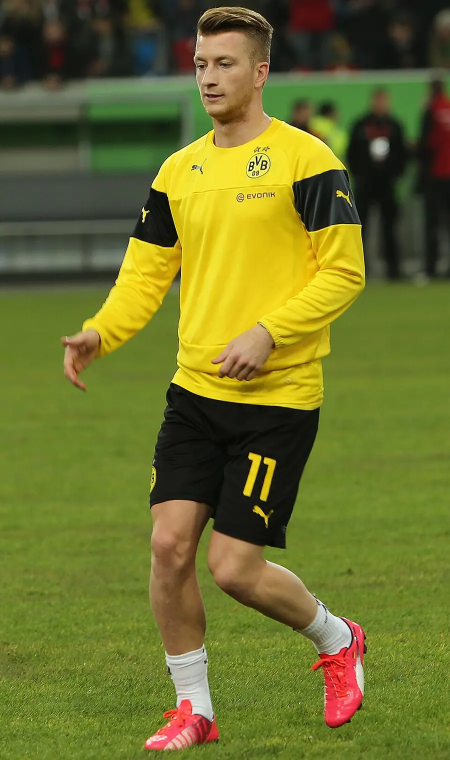
#> input picture assets/marco-reus-2015-cc-by.webp, 900 x 1520 px (shown at 1/2 size)
$ python make_loading.py
#> lines starting #> are read from the running program, lines starting #| are printed output that depends on the picture; after the words box and inside, x2 and y2 are one past the last pixel; in counts of white or black regions, pixels touching at a corner belong together
#!/usr/bin/env python3
"""Rebuild the HO-030 (r78) loading pictures from their sources.

    python3 make_loading.py            # writes LOADING_REUS_DESKTOP.webp + LOADING_REUS_PHONE.webp

Sources (all already in the repo):
  assets/marco-reus-2015-cc-by.webp                       real licensed photo (Tim Reckmann, CC BY 2.0)
  project-documents/factory/r78/HO-030/source/reus_alpha.png   cut-out matte for that photo (make_matte.py)
  visual-assets/v10_1/plates-v2/ENV_LOADING_PHONE_V2.webp  approved empty black-marble tunnel

Edits made to the photo, and nothing else: cut out from the pitch, placed at 1:1 scale (no resize, so his
face is the photo's own pixels), colour graded (deeper blacks, warmer highlights, more contrast and local
clarity, a faint gold edge light), with a dark vignette into the marble at the frame bottom. No face or kit changes, no redraw.
The right half of the desktop picture is a black-and-gold marble slab drawn by this script (seeded, so the
output is the same every run). Needs only Pillow and numpy.
"""
from pathlib import Path
import numpy as np
from PIL import Image, ImageFilter

HERE = Path(__file__).resolve().parent
REPO = HERE.parents[3]
PHOTO = REPO / "assets" / "marco-reus-2015-cc-by.webp"
ALPHA = HERE / "source" / "reus_alpha.png"
TUNNEL = REPO / "visual-assets" / "v10_1" / "plates-v2" / "ENV_LOADING_PHONE_V2.webp"
OUT_DESKTOP = HERE / "LOADING_REUS_DESKTOP.webp"
OUT_PHONE = HERE / "LOADING_REUS_PHONE.webp"
IDENTITY_DESKTOP = HERE / "source" / "identity_desktop.png"
IDENTITY_PHONE = HERE / "source" / "identity_phone.png"

GOLD = np.array([0.80, 0.57, 0.21], np.float32)
GOLD_HI = np.array([1.0, 0.86, 0.52], np.float32)


# ---------- small helpers (numpy only) ----------
def box_blur(a, r):
    """Box blur of a 2-D or 3-D float array along both image axes (radius r px)."""
    if r < 1:
        return a
    out = a.astype(np.float32)
    for axis in (0, 1):
        pad = [(0, 0)] * out.ndim
        pad[axis] = (r + 1, r)
        p = np.pad(out, pad, mode="edge")
        c = np.cumsum(p, axis=axis, dtype=np.float64)
        n = out.shape[axis]
        hi = np.take(c, range(2 * r + 1, 2 * r + 1 + n), axis=axis)
        lo = np.take(c, range(0, n), axis=axis)
        out = ((hi - lo) / (2 * r + 1)).astype(np.float32)
    return out


def blur(a, r):
    """Three box passes ~ Gaussian with sigma ~ r."""
    k = max(1, int(round(r * 0.9)))
    return box_blur(box_blur(box_blur(a, k), k), k)


def smoothstep(e0, e1, x):
    t = np.clip((x - e0) / (e1 - e0), 0, 1)
    return t * t * (3 - 2 * t)


def to_img(a):
    return Image.fromarray((np.clip(a, 0, 1) * 255 + 0.5).astype(np.uint8))


# ---------- the photo: clean cut-out + grade ----------
def load_cutout():
    rgb = np.asarray(Image.open(PHOTO).convert("RGB")).astype(np.float32) / 255
    a = np.asarray(Image.open(ALPHA).convert("L")).astype(np.float32) / 255
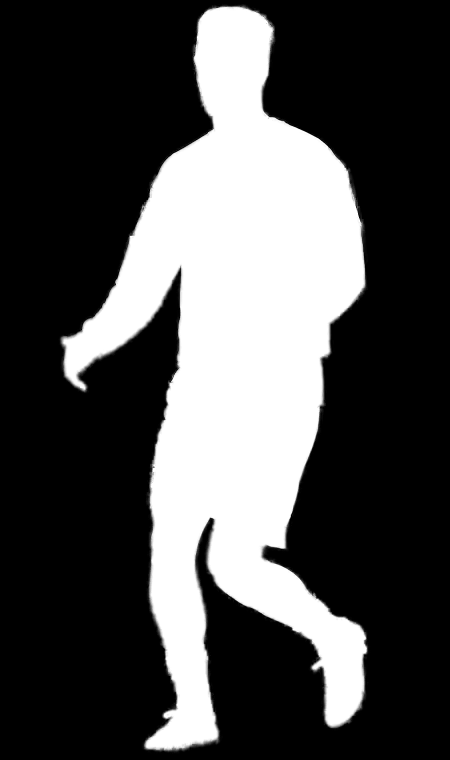
#> input picture project-documents/factory/r78/HO-030/source/reus_alpha.png, 900 x 1520 px (shown at 1/2 size)
    # Choke the matte a touch so no pitch-green rim survives.
    a = np.clip((a - 0.12) / 0.86, 0, 1)
    # Unmix the edge colour: estimate the local pitch/stand colour behind each edge pixel and remove it.
    bgw = (a < 0.02).astype(np.float32)
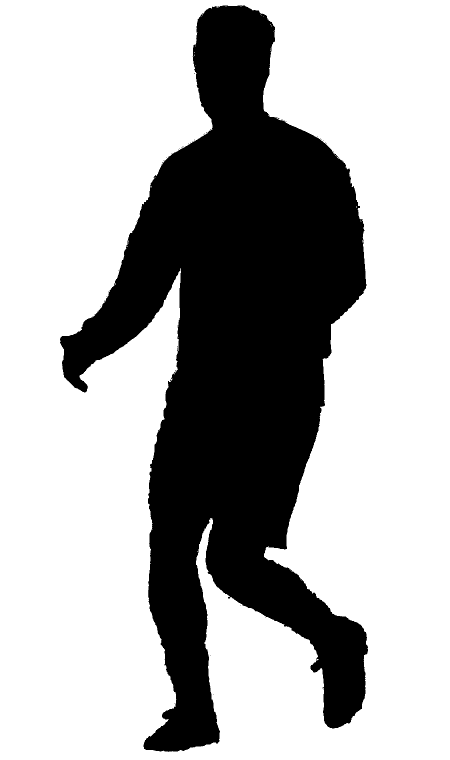
#> bgw: shape (1520, 900) float32 (shown at 1/2 size); values 0 (black) and 1 (white), 68.8% white; 49 black regions (48 under 20 px), largest, box (x1, y1, x2, y2) and area: (120, 11, 736, 1504) 426603
    bg = blur(rgb * bgw[..., None], 10) / (blur(bgw, 10)[..., None] + 1e-4)
#> after the loop in box_blur, `for axis in (0, 1):`:
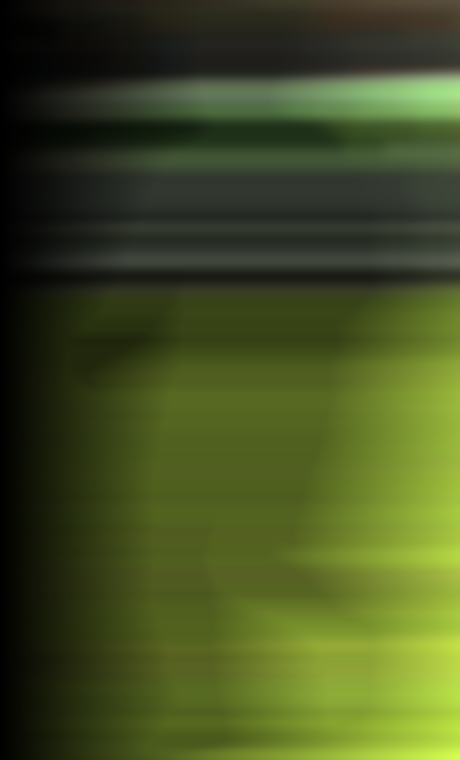
#> c: shape (1520, 919, 3) float64 (shown at 1/2 size); mean of channels 0, 1, 2 114.5, 135, 57.8; drawn with min black and max white
#> call 3 of box_blur, with r = 9
#> after the loop in box_blur (call 3), `for axis in (0, 1):`:
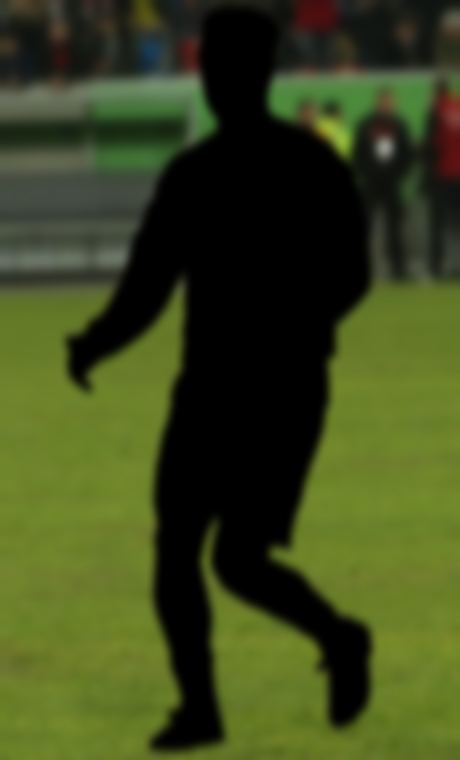
#> p: shape (1520, 919, 3) float32 (shown at 1/2 size); mean of channels 0, 1, 2 0.241, 0.283, 0.116; drawn as R, G, B
#> call 4 of box_blur, with r = 9
#> after the loop in box_blur (call 4), `for axis in (0, 1):`:
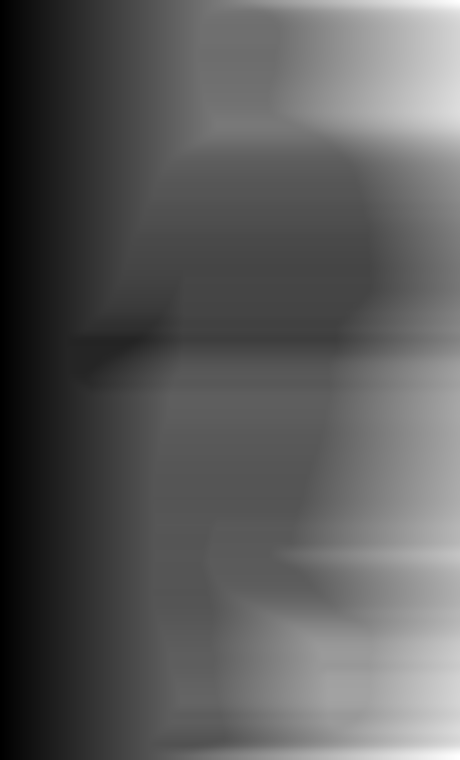
#> c: shape (1520, 919) float64 (shown at 1/2 size); min 1, max 919, mean 327.2; drawn with min black and max white
#> after the loop in box_blur (call 5), `for axis in (0, 1):`:
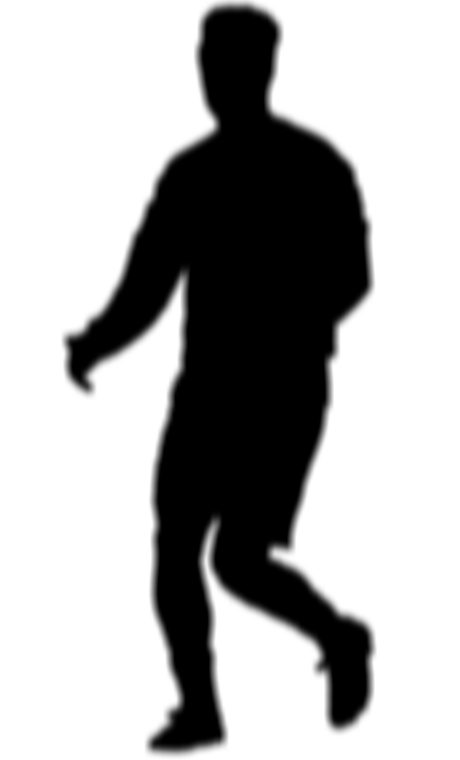
#> p: shape (1520, 919) float32 (shown at 1/2 size); min 0, max 1, mean 0.695
#> after the loop in box_blur (call 6), `for axis in (0, 1):`:
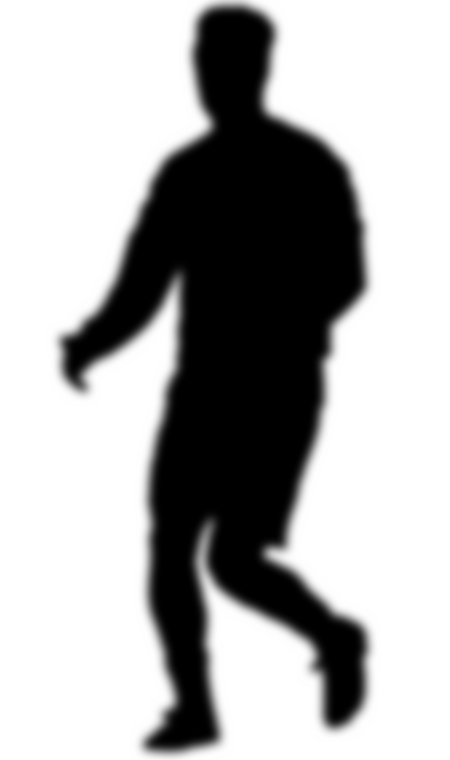
#> out: shape (1520, 900) float32 (shown at 1/2 size); min 0, max 1, mean 0.688
    fg = (rgb - (1 - a[..., None]) * bg) / np.maximum(a[..., None], 0.25)
    edge = (a > 0.001) & (a < 0.985)
    rgb = np.where(edge[..., None], np.clip(fg, 0, 1), rgb)
    # Remaining green spill on the rim only (kit is yellow/black, skin is warm, so green should never lead).
    band = smoothstep(0.995, 0.6, a) * (a > 0)
    r, g, b = rgb[..., 0], rgb[..., 1], rgb[..., 2]
    g2 = np.where(g > np.maximum(r, b), np.maximum(r, b), g)
    rgb[..., 1] = g * (1 - band) + g2 * band
    return rgb, a


def grade(rgb, a):
    """Premium black-and-gold grade, natural skin."""
    lum = rgb @ np.array([0.2126, 0.7152, 0.0722], np.float32)
    # Local clarity: lift mid-frequency detail on luminance only (the old version looked flat and washed out).
    base = blur(lum, 22)
    detail = lum - base
    lum2 = np.clip(lum + 0.30 * detail, 0, 1)
    rgb = rgb * ((lum2 + 1e-4) / (lum + 1e-4))[..., None]
    # Levels: drop the grey floor to a rich black, keep highlights.
    rgb = np.clip((rgb - 0.035) / 0.95, 0, 1)
    # Gentle S-curve for contrast, then a soft shoulder so the yellow kit never clips flat.
    rgb = rgb + 0.55 * rgb * (1 - rgb) * (rgb - 0.45)
    rgb = np.where(rgb > 0.78, 0.78 + (rgb - 0.78) * 0.62, rgb)
    lum = rgb @ np.array([0.2126, 0.7152, 0.0722], np.float32)
    # Warm, gold highlights and warm (not blue/green) blacks.
    hi = smoothstep(0.35, 0.95, lum)[..., None]
    lo = (1 - smoothstep(0.0, 0.35, lum))[..., None]
    rgb = rgb * (1 + hi * np.array([0.045, 0.012, -0.07], np.float32)) * (1 + lo * np.array([0.02, 0.0, -0.06], np.float32))
    # Saturation: a small lift, held back on skin-like hues so the face stays natural.
    lum = rgb @ np.array([0.2126, 0.7152, 0.0722], np.float32)
    r, g, b = rgb[..., 0], rgb[..., 1], rgb[..., 2]
    skin = smoothstep(0.02, 0.10, r - g) * smoothstep(0.0, 0.06, g - b) * (1 - smoothstep(0.35, 0.55, r - b))
    sat = 1.06 - 0.06 * skin
    rgb = lum[..., None] + (rgb - lum[..., None]) * sat[..., None]
    return np.clip(rgb, 0, 1)


# [91 lines left out: functions light_into_scene, marble, place, over, contact_glow, not called in this run]


# ---------- phone: 1179 x 2096 ----------
PHONE_FACE = (600, 775)      # where the top of his hair lands (x = head centre)


# [22 lines left out: function build_phone, not called in this run]


# ---------- desktop: 1920 x 1080 ----------
DESK_W, DESK_H = 1920, 1080
DIV_TOP, DIV_BOT = 1105, 880     # diagonal split between tunnel (left) and marble slab (right)
DESK_FACE = (500, 55)


def build_desktop(rgb, a):
    W, H = DESK_W, DESK_H
#> (the run stopped early here; a loop or call above may not have finished)
